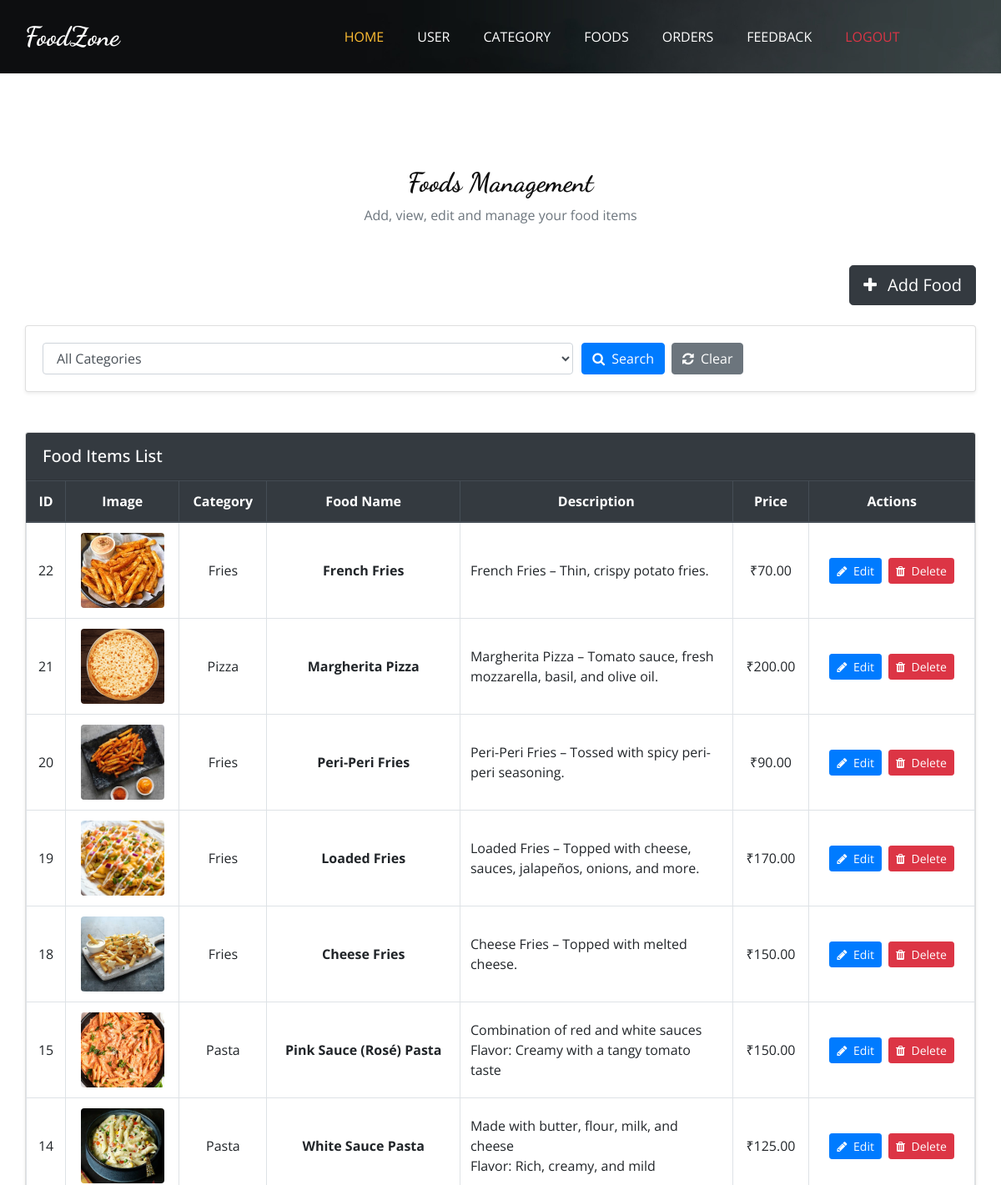
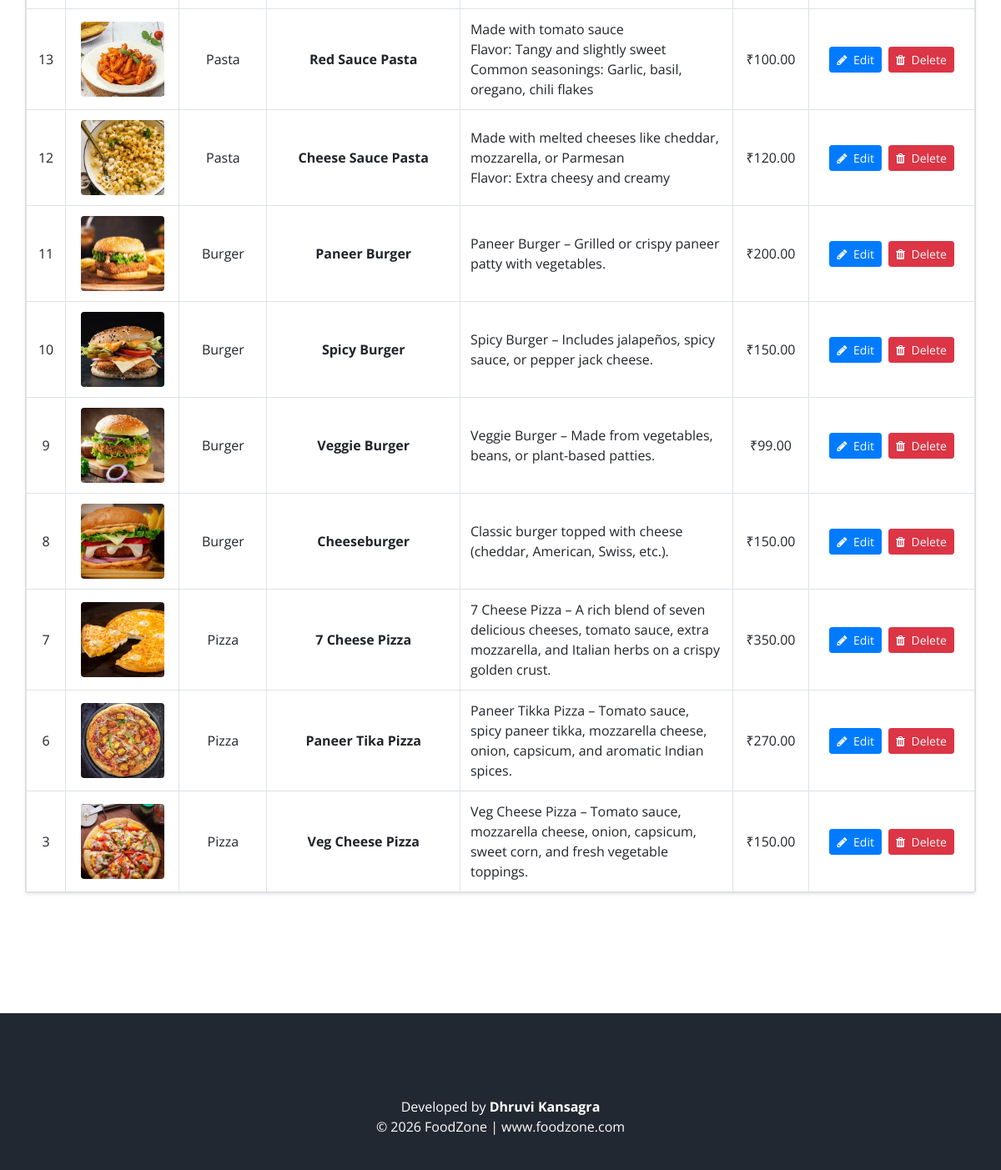
The page /admin/foods.php on the database its author committed (2 pictures, top to bottom).
### tables this page shows
CREATE TABLE `food` (
  `f_id` int(11) NOT NULL,
  `c_id` int(11) NOT NULL,
  `food_name` varchar(100) NOT NULL,
  `description` text DEFAULT NULL,
  `price` decimal(10,2) NOT NULL,
  `image` varchar(255) DEFAULT NULL
);

CREATE TABLE `categories` (
  `c_id` int(11) NOT NULL,
  `name` varchar(255) NOT NULL,
  `created_at` timestamp NOT NULL DEFAULT current_timestamp() ON UPDATE current_timestamp()
);

### admin/foods.php (the view, shortened to what this page needs)
<?php
include("connected.php");
$sql = "SELECT
            f.f_id,
            f.food_name,
            f.description,
            f.price,
            f.image,
            c.name AS category_name
        FROM food AS f
        INNER JOIN categories AS c
            ON f.c_id = c.c_id";
$sql .= " ORDER BY f.f_id DESC";
$result = mysqli_query($conn, $sql);
?>
<!DOCTYPE html>
<html>
<head>
  <link rel="stylesheet" type="text/css" href="css/bootstrap.css" />
  <link rel="stylesheet" type="text/css" href="https://cdnjs.cloudflare.com/ajax/libs/OwlCarousel2/2.3.4/assets/owl.carousel.min.css" />
  <link rel="stylesheet" href="https://cdnjs.cloudflare.com/ajax/libs/jquery-nice-select/1.1.0/css/nice-select.min.css" />
  <link href="css/font-awesome.min.css" rel="stylesheet" />
  <link href="css/style.css" rel="stylesheet" />
  <link href="css/responsive.css" rel="stylesheet" />
</head>
<body class="sub_page">
  <div class="hero_area">
    <div class="bg-box">
      <img src="images/hero-bg.jpg" alt="">
    </div>
    <header class="header_section">
      <div class="container">
        <nav class="navbar navbar-expand-lg custom_nav-container ">
          <a class="navbar-brand" href="index.html">
            <span>
              FoodZone
            </span>
          </a>
          <div class="collapse navbar-collapse" id="navbarSupportedContent">
            <ul class="navbar-nav  mx-auto ">
               <li class="nav-item active">
                <a class="nav-link" href="admin.php">Home </a>
              </li>
               <li class="nav-item">
                <a class="nav-link" href="user.php">User</a>
              </li>
              <li class="nav-item">
                <a class="nav-link" href="category.php">Category</a>
              </li>
              <li class="nav-item">
                <a class="nav-link" href="foods.php">Foods<span class="sr-only">(current)</span></a>
              </li>
              <li class="nav-item">
                <a class="nav-link" href="shipping.php">Orders</a>
              </li>
              <li class="nav-item">
                <a class="nav-link" href="feedback.php">Feedback</a>
              </li>
              <li class="nav-item">
                <a class="nav-link text-danger" href="../login.php">Logout</a>
              </li>
            </ul>
          </div>
        </nav>
      </div>
    </header>
  </div>
<div class="container py-5 my-5" style="min-height: 70vh;">
    <div class="text-center pt-3 mb-5">
        <h2 class="font-weight-bold mb-2">Foods Management</h2>
        <p class="text-muted mb-0">
            Add, view, edit and manage your food items
        </p>
    </div>
    <div class="d-flex justify-content-end mb-4">
        <a href="add_foods.php" class="btn btn-dark btn-lg">
            <i class="fa fa-plus mr-2" aria-hidden="true"></i>
            Add Food
        </a>
    </div>
    <div class="card shadow-sm mb-5">
        <div class="card-body">
            <form method="GET" class="form-row align-items-end">
                <div class="col-md-6 col-lg-7 mb-3 mb-md-0">
                    <select name="c_id"
                            id="categoryFilter"
                            class="form-control">
                        <option value="">All Categories</option>
                    </select>
                </div>
                <div class="col-md-6 col-lg-5">
                    <div class="d-flex flex-wrap">
                        <button type="submit"
                                class="btn btn-primary mr-2 mb-2 mb-md-0">
                            <i class="fa fa-search mr-1" aria-hidden="true"></i>
                            Search
                        </button>
                        <a href="foods.php"
                           class="btn btn-secondary mb-2 mb-md-0">
                            <i class="fa fa-refresh mr-1" aria-hidden="true"></i>
                            Clear
                        </a>
                    </div>
                </div>
            </form>
        </div>
    </div>
    <div class="card shadow-sm mb-5">
        <div class="card-header bg-dark text-white py-3">
            <h5 class="mb-0">Food Items List</h5>
        </div>
        <div class="card-body p-0">
            <div class="table-responsive">
                <table class="table table-bordered table-hover text-center mb-0">
                    <thead class="thead-dark">
                        <tr>
                            <th scope="col">ID</th>
                            <th scope="col">Image</th>
                            <th scope="col">Category</th>
                            <th scope="col">Food Name</th>
                            <th scope="col">Description</th>
                            <th scope="col">Price</th>
                            <th scope="col" style="min-width: 150px;">Actions</th>
                        </tr>
                    </thead>
                    <tbody>
                        <?php if (mysqli_num_rows($result) > 0): ?>
                            <?php while ($row = mysqli_fetch_assoc($result)): ?>
                                <tr>
                                    <td class="align-middle">
                                        <?= (int)$row['f_id']; ?>
                                    </td>
                                    <td class="align-middle">
                                        <?php if (!empty($row['image'])): ?>
                                            <img
                                                src="../images/<?= htmlspecialchars($row['image']); ?>"
                                                alt="<?= htmlspecialchars($row['food_name']); ?>"
                                                width="100"
                                                height="90"
                                                class="rounded"
                                                style="object-fit: cover;"
                                                onerror="this.onerror=null;this.src='../images/no-image.png';">
                                        <?php endif; ?>
                                    </td>
                                    <td class="align-middle">
                                        <?= htmlspecialchars($row['category_name']); ?>
                                    </td>
                                    <td class="align-middle font-weight-bold">
                                        <?= htmlspecialchars($row['food_name']); ?>
                                    </td>
                                    <td class="align-middle text-left"
                                        style="min-width: 200px; max-width: 300px;">
                                        <?= !empty($row['description'])
                                            ? nl2br(htmlspecialchars($row['description']))
                                            : '<span class="text-muted">No description</span>'; ?>
                                    </td>
                                    <td class="align-middle text-nowrap">
                                        ₹<?= number_format($row['price'], 2); ?>
                                    </td>
                                    <td class="align-middle">
                                        <div class="d-flex justify-content-center align-items-center flex-wrap">
                                            <a href="edit_food.php?f_id=<?= (int)$row['f_id']; ?>"
                                               class="btn btn-primary btn-sm m-1">
                                                <i class="fa fa-pencil mr-1"
                                                   aria-hidden="true"></i>
                                                Edit
                                            </a>
                                            <a href="delete_food.php?f_id=<?= (int)$row['f_id']; ?>"
                                               class="btn btn-danger btn-sm m-1"
                                               onclick="return confirm('Are you sure you want to delete this food?');">
                                                <i class="fa fa-trash mr-1"
                                                   aria-hidden="true"></i>
                                                Delete
                                            </a>
                                        </div>
                                    </td>
                                </tr>
                            <?php endwhile; ?>
                        <?php endif; ?>
                    </tbody>
                </table>
            </div>
        </div>
    </div>
</div>
<footer class="footer_section">
  <div class="container">
    <div class="footer-info text-center">
      <p>
        Developed by <strong>Dhruvi Kansagra</strong><br>
        © <span id="displayYear"></span> FoodZone |
        <a href="https://www.foodzone.com" target="_blank">
          www.foodzone.com
        </a>
      </p>
    </div>
  </div>
</footer>
</body>
</html>

### admin/css/style.css (style rules this page uses)
body { font-family: "Open Sans", sans-serif; color: #0c0c0c; background-color: #ffffff; overflow-x: hidden; }
h1, h2 { font-family: 'Dancing Script', cursive; }
a, a:hover, a:focus { text-decoration: none; }
.btn, .btn:focus { outline: none !important; -webkit-box-shadow: none; box-shadow: none; }
.hero_area { position: relative; min-height: 100vh; display: -webkit-box; display: -ms-flexbox; display: flex; -webkit-box-orient: vertical; -webkit-box-direction: normal; -ms-flex-direction: column; flex-direction: column; }
.bg-box { position: absolute; top: 0; left: 0; width: 100%; height: 100%; }
.bg-box img { width: 100%; height: 100%; -o-object-fit: cover; object-fit: cover; }
.sub_page .hero_area { min-height: auto; }
.sub_page .hero_area .bg-box { position: absolute; top: 0; left: 0; width: 100%; height: 100%; }
.sub_page .hero_area .bg-box img { width: 100%; height: 100%; -o-object-fit: cover; object-fit: cover; -o-object-position: right top; object-position: right top; }
.header_section { padding: 15px 0; }
.navbar-brand { font-family: 'Dancing Script', cursive; }
.navbar-brand span { font-weight: bold; font-size: 32px; color: #ffffff; }
.custom_nav-container { padding: 0; }
.custom_nav-container .navbar-nav { padding-left: 18%; }
.custom_nav-container .navbar-nav .nav-item .nav-link { padding: 5px 20px; color: #ffffff; text-align: center; text-transform: uppercase; border-radius: 5px; -webkit-transition: all 0.3s; transition: all 0.3s; }
.custom_nav-container .navbar-nav .nav-item:hover .nav-link, .custom_nav-container .navbar-nav .nav-item.active .nav-link { color: #ffbe33; }
.footer_section { background-color: #222831; color: #ffffff; padding: 75px 0 40px 0; text-align: center; }
.footer_section p { color: #dbdbdb; }
.footer_section .footer-info { text-align: center; margin-top: 25px; }
.footer_section .footer-info p { color: #ffffff; margin: 0; }
.footer_section .footer-info p a { color: inherit; }

### admin/css/responsive.css (style rules this page uses)
@media (min-width: 1200px) { .container { max-width: 1170px; } }

### rows shown on the page
food: f_id "22", image (picture), c.name "Fries", food_name "French Fries", description "French Fries – Thin, crispy potato fries.", price "70.00"
food: f_id "21", image (picture), c.name "Pizza", food_name "Margherita Pizza", description "Margherita Pizza – Tomato sauce, fresh mozzarella, basil, and olive oil.", price "200.00"
food: f_id "20", image (picture), c.name "Fries", food_name "Peri-Peri Fries", description "Peri-Peri Fries – Tossed with spicy peri-peri seasoning.", price "90.00"
food: f_id "19", image (picture), c.name "Fries", food_name "Loaded Fries", description "Loaded Fries – Topped with cheese, sauces, jalapeños, onions, and more.", price "170.00"
food: f_id "18", image (picture), c.name "Fries", food_name "Cheese Fries", description "Cheese Fries – Topped with melted cheese.", price "150.00"
food: f_id "15", image (picture), c.name "Pasta", food_name "Pink Sauce (Rosé) Pasta", description "Combination of red and white sauces Flavor: Creamy with a tangy tomato taste", price "150.00"
food: f_id "14", image (picture), c.name "Pasta", food_name "White Sauce Pasta", description "Made with butter, flour, milk, and cheese Flavor: Rich, creamy, and mild", price "125.00"
food: f_id "13", image (picture), c.name "Pasta", food_name "Red Sauce Pasta", description "Made with tomato sauce Flavor: Tangy and slightly sweet Common seasonings: Garlic, basil, oregano, chili flakes", price "100.00"
food: f_id "12", image (picture), c.name "Pasta", food_name "Cheese Sauce Pasta", description "Made with melted cheeses like cheddar, mozzarella, or Parmesan Flavor: Extra cheesy and creamy", price "120.00"
food: f_id "11", image (picture), c.name "Burger", food_name "Paneer Burger", description "Paneer Burger – Grilled or crispy paneer patty with vegetables.", price "200.00"
food: f_id "10", image (picture), c.name "Burger", food_name "Spicy Burger", description "Spicy Burger – Includes jalapeños, spicy sauce, or pepper jack cheese.", price "150.00"
food: f_id "9", image (picture), c.name "Burger", food_name "Veggie Burger", description "Veggie Burger – Made from vegetables, beans, or plant-based patties.", price "99.00"
food: f_id "8", image (picture), c.name "Burger", food_name "Cheeseburger", description "Classic burger topped with cheese (cheddar, American, Swiss, etc.).", price "150.00"
food: f_id "7", image (picture), c.name "Pizza", food_name "7 Cheese Pizza", description "7 Cheese Pizza – A rich blend of seven delicious cheeses, tomato sauce, extra mozzarella, and Italian herbs on a crispy golden crust.", price "350.00"
food: f_id "6", image (picture), c.name "Pizza", food_name "Paneer Tika Pizza", description "Paneer Tikka Pizza – Tomato sauce, spicy paneer tikka, mozzarella cheese, onion, capsicum, and aromatic Indian spices.", price "270.00"
food: f_id "3", image (picture), c.name "Pizza", food_name "Veg Cheese Pizza", description "Veg Cheese Pizza – Tomato sauce, mozzarella cheese, onion, capsicum, sweet corn, and fresh vegetable toppings.", price "150.00"
